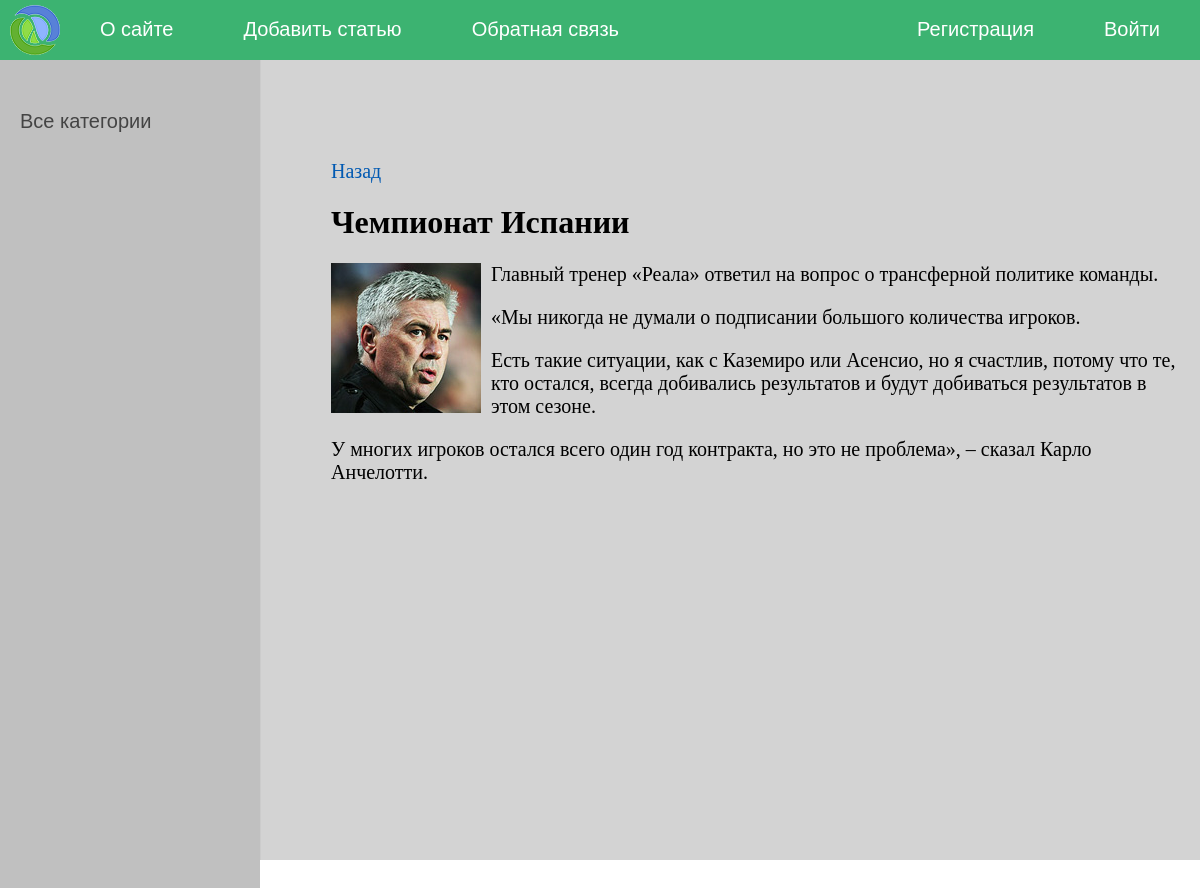
Screenshot of /post/11/ with the database file from the repository.
### base/models.py (models this page shows, shortened)
class News(models.Model):
    title = models.CharField(max_length=255,verbose_name='Заголовок')
    content = models.TextField(blank=True,verbose_name='Текст статьи')
    photo = models.ImageField(upload_to='photos/%Y/%m/%d/',verbose_name='Фото',blank=True)
    time_create = models.DateTimeField(auto_now_add=True,verbose_name='Время создания')
    time_update = models.DateTimeField(auto_now=True,verbose_name='Время изменения')
    is_published = models.BooleanField(default=True,verbose_name='Публикация')
    cat = models.ForeignKey('Category',on_delete=models.CASCADE,null=True,verbose_name='Категория')
    def __str__(self):
        return self.title
    class Meta:
        verbose_name = 'News'
        verbose_name_plural= 'News'
        ordering = ['-time_create','title']

### base/views.py (the view)
# urls.py: path('post/<int:post_id>/',ShowPost.as_view(),name = 'post'),
class ShowPost(DetailView):
    model = News
    template_name = 'base/post.html'
    context_object_name = 'post'
    pk_url_kwarg = 'post_id'
    def get_context_data(self, **kwargs):
        context = super().get_context_data(**kwargs)
        context['title'] = context['post']
        context['menu'] = menu
        return context

### base/templates/base/post.html
{% extends 'base/base.html' %}
{% block content %}
<a href="{% url 'main'%}">Назад</a>
<h1>{{post.title}}</h1>
{% if post.photo %}
<p><img class="img-article-left" src="{{post.photo.url}}"></p>
{% endif %}
{{post.content|linebreaks}}
{% endblock %}

### base/static/base/css/styles.css (style rules this page uses)
html, body { font-family: 'Arial'; margin: 0; padding: 0; height: 100%; width: 100%; color: #444; }
a { color: #0059b2; text-decoration: none; }
img { max-width: 600px; height: auto; }
img.img-article-left { max-width: 300px; height: auto; float: left; padding: 0 10px 10px 0; }
.content-text h1 { font-size: 32px; }

### rows the page displays
News: title "Чемпионат Испании", photo (picture), content "Главный тренер «Реала» ответил на вопрос о трансферной политике команды. «Мы никогда не думали о подписании большого количества игроков. Есть такие ситуации, как с Каземиро или Асенсио, но я счастлив, потому что те, кто остался, всегда добивались результатов и будут добиваться результатов в этом сезоне. У многих игроков остался всего один год контракта, но это не проблема», – сказал Карло Анчелотти."

### other values shown
{{ m.title }} "О сайте" "Добавить статью" "Обратная связь"
